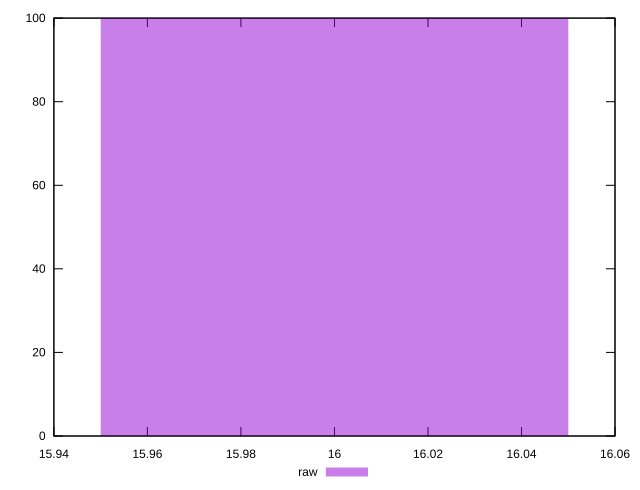

This chart was generated by the following gnuplot code:
reset
set terminal svg size 640, 490 enhanced background rgb 'white'
set output "report_00007_2020-12-11T15:55:29.892Z/max-potential-fid/samples/pages+cached+noexternal+nofonts+nosvg+noimg+nocss+nojs/raw/histogram.svg"

$raw <<EOF
16 100
EOF

set key outside below
set boxwidth 0.1
set yrange [0:100]
set style fill transparent solid 0.5 noborder

plot \
  $raw title "raw" with boxes, \


reset
